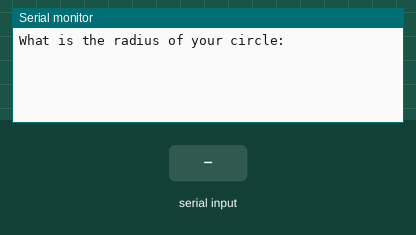
Simulated run of this sketch. Board: Arduino Uno, built with avr-gcc and run on an emulated ATmega328P. Parts: the last lines printed to the serial monitor. Inputs (shaded band) come from the test bench.

Above: at 1.2 s.
1.3 s: "90,45\n" received over Serial
At 1.9 s:
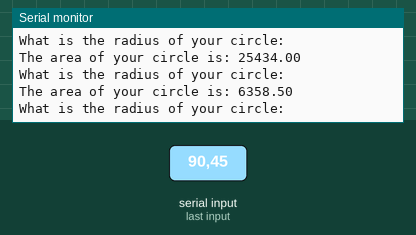
2.8 s: "30,150\n" received over Serial
At 4.2 s:
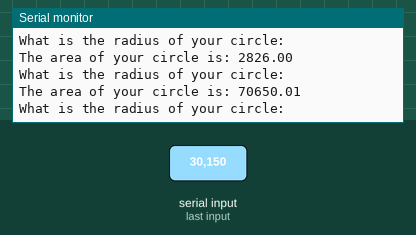
Timing chart, 0 to 5.8 s (numbered marks = the images above; inputs shaded):
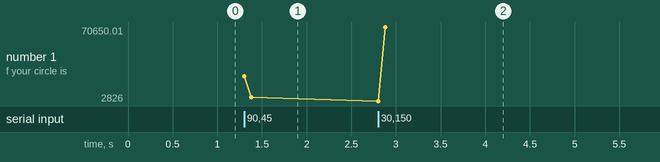

Measured:
- after the input at 1.3 s, the serial monitor: prints a new line at once (image 1)
- after the input at 2.8 s, the serial monitor: prints a new line at once (image 2)
- plotted number 1: 6358.5 → 70650.01 after the input at 2.8 s

The sketch:

McWhorter_18SerialRead4.ino
```cpp
//int myNumber;
float radius;
float area;
float pi =3.14;
String msg="What is the radius of your circle:";
String msg2="The area of your circle is: ";
//int numBlinks;
//int ledR=6;
//int bt = 150;
//int bt2 = 250;
//int j;
void setup() {
  // put your setup code here, to run once:
Serial.begin(9600);
while (!Serial);
//pinMode(ledR, OUTPUT);
}

void loop() {
  // put your main code here, to run repeatedly:
Serial.println(msg);
Serial.read();
while(Serial.available()<=0); {

}
radius=Serial.parseFloat();
area=pi*radius*radius;
Serial.print(msg2);
Serial.println(area);


 }
//Serial.print(msg2);
//Serial.println(myNumber);
```
